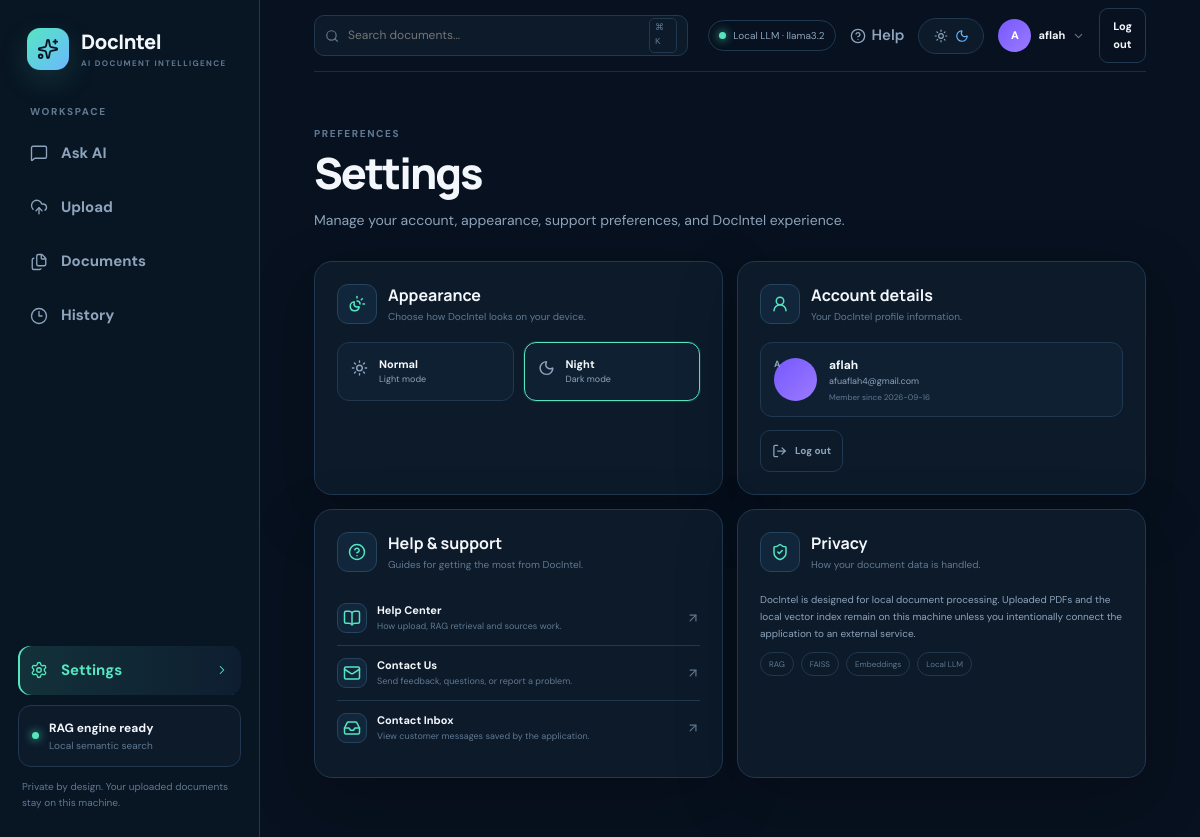
/settings (signed in), run on the app's committed database.
### tables this page shows
CREATE TABLE users (
            id INTEGER PRIMARY KEY AUTOINCREMENT,
            name TEXT NOT NULL,
            email TEXT NOT NULL UNIQUE,
            password_hash TEXT NOT NULL,
            is_admin INTEGER NOT NULL DEFAULT 0,
            created_at TEXT NOT NULL
        );

### app.py (the view)
@app.route("/settings")
@login_required
def settings_page():
    return render_template(
        "settings.html",
        user=current_user()
    )

### app.py (called while the page is built, shortened)
def get_db():
    conn = sqlite3.connect(DB_PATH)
    conn.row_factory = sqlite3.Row
    return conn

def current_user():
    user_id = session.get("user_id")
    if not user_id:
        return None
    conn = get_db()
    user = conn.execute(
        """
        SELECT
            id,
            name,
            email,
            is_admin,
            created_at
        FROM users
        WHERE id=?
        """,
        (user_id,)
    ).fetchone()
    conn.close()
    return user

def login_required(view):
    @wraps(view)
    def wrapped(*args, **kwargs):
        return view(*args, **kwargs)
    return wrapped

@app.context_processor
def inject_user():
    return {
        "current_user": current_user(),
        "global_model_name": getattr(
            rag_engine,
            "OLLAMA_MODEL",
            "local-llm"
        )
    }

### templates/settings.html (shortened to what this page needs)
{% extends "base.html" %}
{% block content %}
<section class="page-head"><div><div class="eyebrow">PREFERENCES</div><h1>Settings</h1><p>Manage your account, appearance, support preferences, and DocIntel experience.</p></div></section>
<div class="settings-grid">
  <section class="settings-card"><div class="settings-card-head"><span class="settings-icon"><i data-lucide="sun-moon"></i></span><div><h2>Appearance</h2><p>Choose how DocIntel looks on your device.</p></div></div><div class="theme-options"><button class="theme-option" data-set-theme="light"><i data-lucide="sun"></i><strong>Normal</strong><small>Light mode</small></button><button class="theme-option" data-set-theme="dark"><i data-lucide="moon"></i><strong>Night</strong><small>Dark mode</small></button></div></section>
  <section class="settings-card"><div class="settings-card-head"><span class="settings-icon"><i data-lucide="user-round"></i></span><div><h2>Account details</h2><p>Your DocIntel profile information.</p></div></div><div class="account-box"><span class="big-avatar">{{ user['name'][0]|upper }}</span><div><strong>{{ user['name'] }}</strong><span>{{ user['email'] }}</span><small>Member since {{ user['created_at'][:10] }}</small></div></div><a class="outline-btn small" href="{{ url_for('logout') }}"><i data-lucide="log-out"></i> Log out</a></section>
  <section class="settings-card"><div class="settings-card-head"><span class="settings-icon"><i data-lucide="circle-help"></i></span><div><h2>Help & support</h2><p>Guides for getting the most from DocIntel.</p></div></div><a class="settings-row" href="{{ url_for('help_page') }}"><span class="row-icon"><i data-lucide="book-open"></i></span><span><strong>Help Center</strong><small>How upload, RAG retrieval and sources work.</small></span><i data-lucide="arrow-up-right"></i></a><a class="settings-row" href="{{ url_for('contact_page') }}"><span class="row-icon"><i data-lucide="mail"></i></span><span><strong>Contact Us</strong><small>Send feedback, questions, or report a problem.</small></span><i data-lucide="arrow-up-right"></i></a>{% if user['is_admin'] %}<a class="settings-row" href="{{ url_for('contact_inbox') }}"><span class="row-icon"><i data-lucide="inbox"></i></span><span><strong>Contact Inbox</strong><small>View customer messages saved by the application.</small></span><i data-lucide="arrow-up-right"></i></a>{% endif %}</section>
  <section class="settings-card"><div class="settings-card-head"><span class="settings-icon"><i data-lucide="shield-check"></i></span><div><h2>Privacy</h2><p>How your document data is handled.</p></div></div><p class="privacy-copy">DocIntel is designed for local document processing. Uploaded PDFs and the local vector index remain on this machine unless you intentionally connect the application to an external service.</p><div class="tag-list"><span>RAG</span><span>FAISS</span><span>Embeddings</span><span>Local LLM</span></div></section>
</div>
{% endblock %}

### templates/base.html (shortened to what this page needs)
<!doctype html>
<html lang="en" data-theme="dark">
<head>
  <link rel="stylesheet" href="{{ url_for('static', filename='style.css') }}">
</head>
<body>
<div class="app-shell">
  <aside class="sidebar" id="sidebar">
    <a class="brand" href="{{ url_for('home') }}"><span class="brand-icon"><i data-lucide="sparkles"></i></span><span><strong>DocIntel</strong><small>AI DOCUMENT INTELLIGENCE</small></span></a>
    <div class="nav-label">WORKSPACE</div>
    <nav class="nav">
      <a href="{{ url_for('home') }}" class="nav-link {% if request.endpoint == 'home' %}active{% endif %}"><i data-lucide="message-square"></i><span>Ask AI</span></a>
      <a href="{{ url_for('upload_page') }}" class="nav-link {% if request.endpoint == 'upload_page' %}active{% endif %}"><i data-lucide="upload-cloud"></i><span>Upload</span></a>
      <a href="{{ url_for('documents_page') }}" class="nav-link {% if request.endpoint == 'documents_page' %}active{% endif %}"><i data-lucide="files"></i><span>Documents</span></a>
      <a href="{{ url_for('history_page') }}" class="nav-link {% if request.endpoint == 'history_page' %}active{% endif %}"><i data-lucide="clock-3"></i><span>History</span></a>
    </nav>
    <div class="sidebar-spacer"></div>
    <a href="{{ url_for('settings_page') if current_user else url_for('login', next='/settings') }}" class="nav-link settings-link {% if request.endpoint in ['settings_page','help_page','contact_page','contact_inbox'] %}active{% endif %}"><i data-lucide="settings"></i><span>Settings</span><i class="nav-chevron" data-lucide="chevron-right"></i></a>
    <div class="status-card"><span class="status-dot"></span><div><b>RAG engine ready</b><small>Local semantic search</small></div></div>
    <p class="privacy-note">Private by design. Your uploaded documents stay on this machine.</p>
  </aside>
  <main class="main-content">
    <header class="topbar">
      <div class="top-search"><i data-lucide="search"></i><input id="global-search" placeholder="Search documents..." autocomplete="off"><kbd>⌘ K</kbd></div>
      <div class="top-actions">
        <span class="model-status" id="model-status"><span class="online-dot"></span> Local LLM · {{ global_model_name }}</span>
        <a href="{{ url_for('help_page') }}" class="top-action"><i data-lucide="circle-help"></i> Help</a>
        <button class="theme-mini" id="theme-toggle" title="Toggle theme"><i data-lucide="sun"></i><i data-lucide="moon"></i></button>
        {% if current_user %}
          <div class="user-menu"><span class="user-avatar">{{ current_user['name'][0]|upper }}</span><span class="user-name">{{ current_user['name'] }}</span><i data-lucide="chevron-down"></i></div>
          <a class="top-auth" href="{{ url_for('logout') }}">Log out</a>
        {% else %}
          <a class="top-auth" href="{{ url_for('login') }}">Log in</a><a class="top-auth primary-auth" href="{{ url_for('signup') }}">Sign up</a>
        {% endif %}
      </div>
    </header>
    {% block content %}{% endblock %}
  </main>
</div>
</body>
</html>

### data on the page
users: name "A", name "aflah", email "afuaflah4@gmail.com", created_at "2026-09-16"

### other printed values
{{ global_model_name }} "llama3.2"
